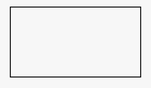
#> input picture Fred/tugas5_c14210185/rec.png, 151 x 88 px, shrunk from 920 x 535 before the run
$ jupyter execute harris_corner_detection.ipynb
#> lines starting #> are read from the running program, lines starting #| are printed output that depends on the picture; after the words box and inside, x2 and y2 are one past the last pixel; in counts of white or black regions, pixels touching at a corner belong together
[cell 1]
import cv2
import numpy as np
import matplotlib.pyplot as plt

# Load the input image
image = cv2.imread('rec.png')
#> image is the input picture: shape (88, 151, 3); min 9, max 255, mean 239.5

# Convert the input image to grayscale
operatedImage = cv2.cvtColor(image, cv2.COLOR_BGR2GRAY)

# Convert the datatype of operatedImage to float32
operatedImage = np.float32(operatedImage)

# Apply the cv2.cornerHarris method
dest = cv2.cornerHarris(operatedImage, 2, 5, 0.07)
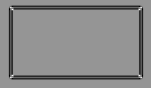
#> dest: shape (88, 151) float32; min -1.24e+09, max 881233664, mean -92570152; drawn with min black and max white

# Dilate the corners
dest = cv2.dilate(dest, None)
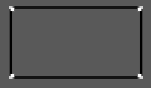
#> dest: shape (88, 151) float32; min -480198656, max 881233664, mean -27359366; drawn with min black and max white

# Mark the corners on the original image
image[dest > 0.01 * dest.max()]=[0, 0, 255]
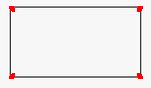
#> image: shape (88, 151, 3); 0.87% of pixels changed, all inside (x1, y1, x2, y2) = (9, 6, 143, 79)

# Count the number of corners
corner_count = np.sum(dest > 0.01 * dest.max())
#> corner_count = 116

# Display the image with corners using Matplotlib
plt.imshow(cv2.cvtColor(image, cv2.COLOR_BGR2RGB))
plt.title('Image')
plt.axis('off')
plt.show()

# Print the total number of corners detected
print("Total corners detected:", corner_count)
#| Total corners detected: 116

Adjusted K

[cell 2]
import cv2
import numpy as np
import matplotlib.pyplot as plt

# Function to rotate an image by a specified angle around its center without cropping
def rotate_image(image, angle):
    # Get image dimensions
    height, width = image.shape[:2]
    # Calculate the rotation matrix
    rotation_matrix = cv2.getRotationMatrix2D((width / 2, height / 2), angle, 1)
    # Apply the rotation to the image
    rotated_image = cv2.warpAffine(image, rotation_matrix, (width, height), flags=cv2.INTER_LINEAR, borderMode=cv2.BORDER_REPLICATE)
    return rotated_image

# Load the input image
image = cv2.imread('rec.png')

# Convert the input image to grayscale
operatedImage = cv2.cvtColor(image, cv2.COLOR_BGR2GRAY)

# Convert the datatype of operatedImage to float32
operatedImage = np.float32(operatedImage)

# Apply the cv2.cornerHarris method with adjusted k parameter
dest = cv2.cornerHarris(operatedImage, 2, 5, 0.1)  # Adjust the k parameter here

# Dilate the corners
dest = cv2.dilate(dest, None)
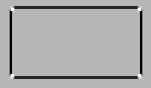
#> dest: shape (88, 151) float32; min -685998080, max 270681344, mean -44568628; drawn with min black and max white

# Find coordinates of detected corners in the original image
corner_coordinates_original = np.argwhere(dest > 0.99 * dest.max())
#> corner_coordinates_original = 18 rows, first 8: [74, 11], [74, 12], [74, 13], [74, 138], [74, 139], [74, 140], [75, 11], [75, 12]

# Mark the corners on the original image
image_with_corners = image.copy()
image_with_corners[dest > 0.01 * dest.max()]=[0, 0, 255]
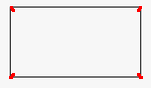
#> image_with_corners: shape (88, 151, 3); 0.68% of pixels changed, all inside (x1, y1, x2, y2) = (9, 6, 143, 79)

# Rotate the image by 45 degrees around its center without cropping
rotated_image = rotate_image(image, 45)

# Convert the rotated image to grayscale
rotated_operatedImage = cv2.cvtColor(rotated_image, cv2.COLOR_BGR2GRAY)

# Convert the datatype of operatedImage to float32
rotated_operatedImage = np.float32(rotated_operatedImage)

# Apply the cv2.cornerHarris method with adjusted k parameter on rotated image
dest_rotated = cv2.cornerHarris(rotated_operatedImage, 2, 5, 0.1)  # Adjust the k parameter here

# Dilate the corners in the rotated image
dest_rotated = cv2.dilate(dest_rotated, None)
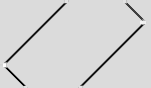
#> dest_rotated: shape (88, 151) float32; min -296262528, max 47333472, mean -8847025; drawn with min black and max white

# Find coordinates of detected corners in the rotated image
corner_coordinates_rotated = np.argwhere(dest_rotated > 0.99 * dest_rotated.max())
#> corner_coordinates_rotated = [[64, 3], [64, 4], [64, 5], [65, 3], [65, 4], [65, 5], [66, 3], [66, 4], [66, 5]]

# Mark the corners on the rotated image
rotated_image_with_corners = rotated_image.copy()
rotated_image_with_corners[dest_rotated > 0.01 * dest_rotated.max()]=[0, 0, 255]
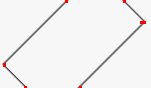
#> rotated_image_with_corners: shape (88, 151, 3); mean B, G, R 241.5, 241.5, 242.6

# Display the original image with detected corners
plt.subplot(1, 2, 1)
plt.imshow(cv2.cvtColor(image_with_corners, cv2.COLOR_BGR2RGB))
plt.title('Original Image with Corners')
plt.axis('off')

# Display the rotated image with detected corners
plt.subplot(1, 2, 2)
plt.imshow(cv2.cvtColor(rotated_image_with_corners, cv2.COLOR_BGR2RGB))
plt.title('Rotated Image with Corners')
plt.axis('off')

plt.show()
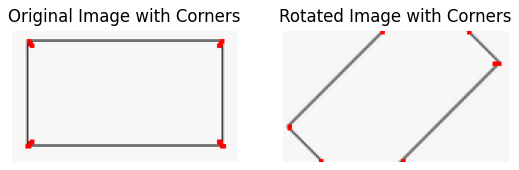
#> figure drawn by matplotlib, 2 panels

# Print the total number of corners detected in both images
print("Total corners detected in original image:", len(corner_coordinates_original))
#| Total corners detected in original image: 18
print("Total corners detected in rotated image:", len(corner_coordinates_rotated))
#| Total corners detected in rotated image: 9

# Print the coordinates of the detected corners in both images
print("\nCorner coordinates in original image:")
for corner in corner_coordinates_original:
    print(corner)
#> this loop made 18 passes
#> corner on passes 1 to 12: [74, 11], [74, 12], [74, 13], [74, 138], [74, 139], [74, 140], [75, 11], [75, 12], [75, 13], [75, 138], [75, 139], [75, 140]
#| [74 11]
#| [74 12]
#| [74 13]
#| [ 74 138]
#| [ 74 139]
#| [ 74 140]
#| [75 11]
#| [75 12]
#> (further printed lines are left out)

print("\nCorner coordinates in rotated image:")
for corner in corner_coordinates_rotated:
    print(corner)
#> this loop made 9 passes
#| [64  3]
#| [64  4]
#| [64  5]
#| [65  3]
#| [65  4]
#| [65  5]
#| [66  3]
#| [66  4]
#> (further printed lines are left out)

Shi-Tomasi

[cell 3]
import cv2
import numpy as np
import matplotlib.pyplot as plt

# Load the input image
image = cv2.imread('star2.jpg')
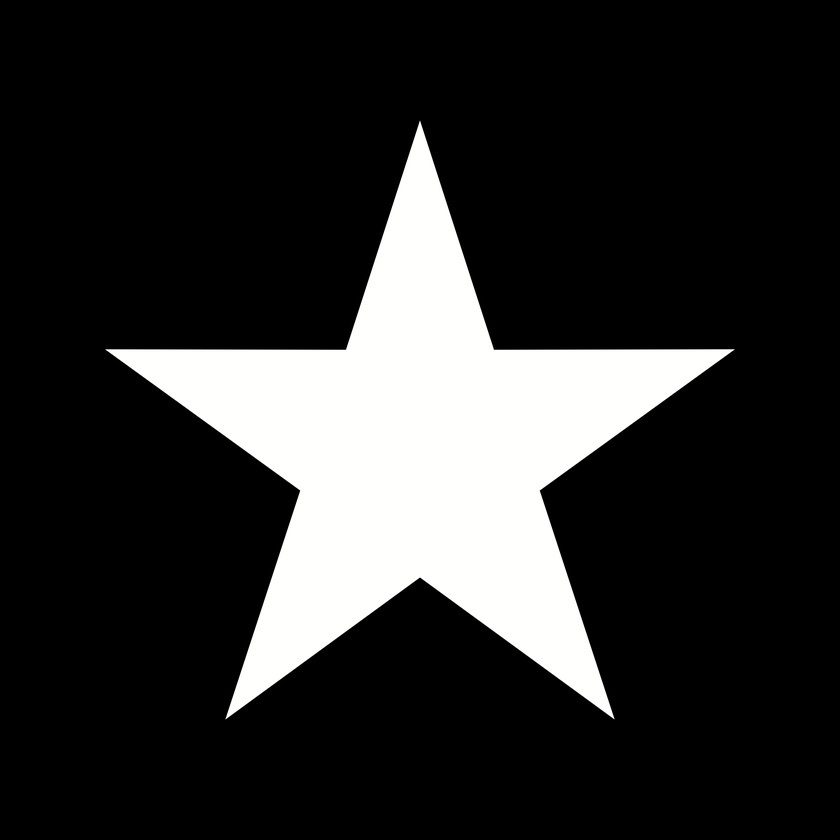
#> input picture Fred/tugas5_c14210185/star2.jpg, 840 x 840 px, shrunk from 5120 x 5120 before the run
#> image is the input picture: shape (840, 840, 3); mean B, G, R 44, 44.3, 44.3

# Convert the input image to grayscale
gray_image = cv2.cvtColor(image, cv2.COLOR_BGR2GRAY)

# Adjust the quality level threshold
quality_level = 0.155  # Adjust this value to control the threshold

# Detect corners using the Shi-Tomasi corner detector
corners = cv2.goodFeaturesToTrack(gray_image, maxCorners=100, qualityLevel=quality_level, minDistance=10)
#> corners = [[613, 718], [226, 718], [733, 349], [106, 349], [419, 122], [540, 490], [299, 490], [494, 348], [345, 348], [419, 578]]

# Convert corners to integers
corners = np.int0(corners)

# Draw circles around the detected corners
for corner in corners:
    x, y = corner.ravel()
    cv2.circle(image, (x, y), 3, (0, 0, 255), -1)
#> this loop made 10 passes
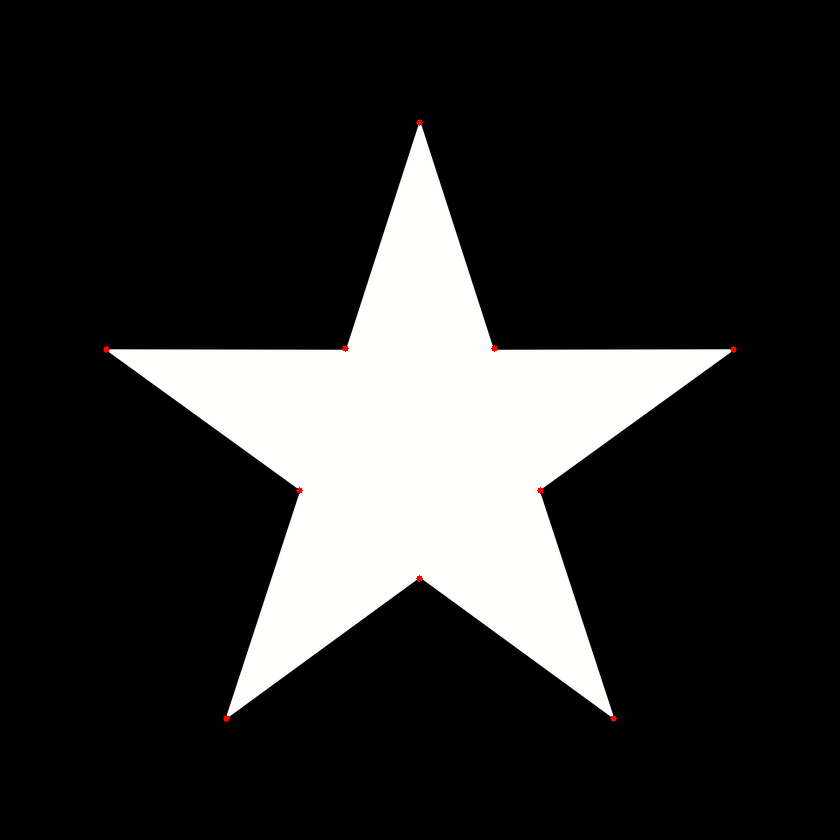
#> image: shape (840, 840, 3); 0.04% of pixels changed, all inside (x1, y1, x2, y2) = (103, 119, 737, 722)

# Display the image with corners using Matplotlib
plt.imshow(cv2.cvtColor(image, cv2.COLOR_BGR2RGB))
plt.title('Image with Corners Detected')
plt.axis('off')
plt.show()

# Print the total number of corners detected
corner_count = len(corners)
#> corner_count = 10
print("Total corners detected:", corner_count)
#| Total corners detected: 10
